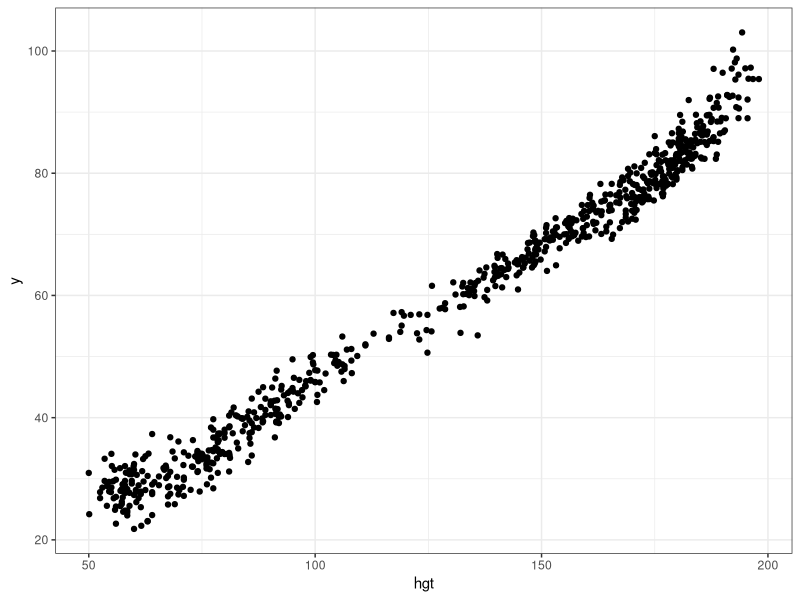
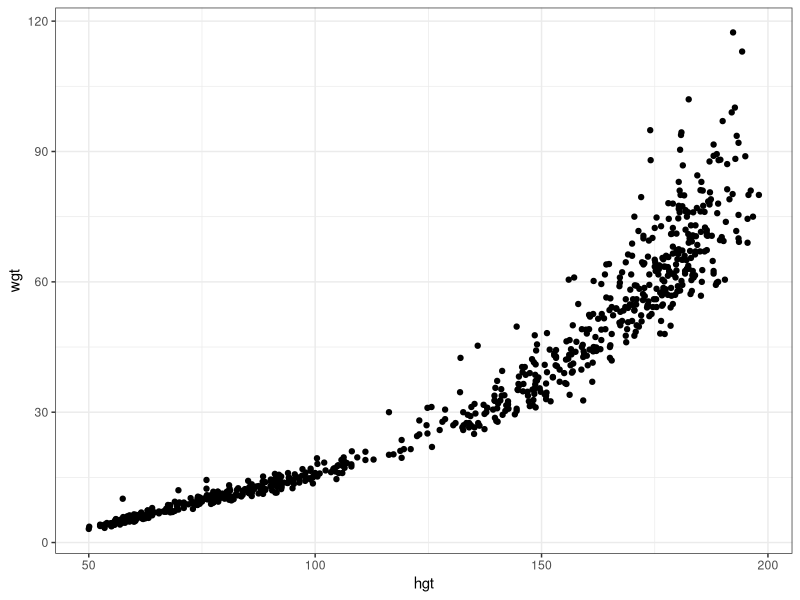
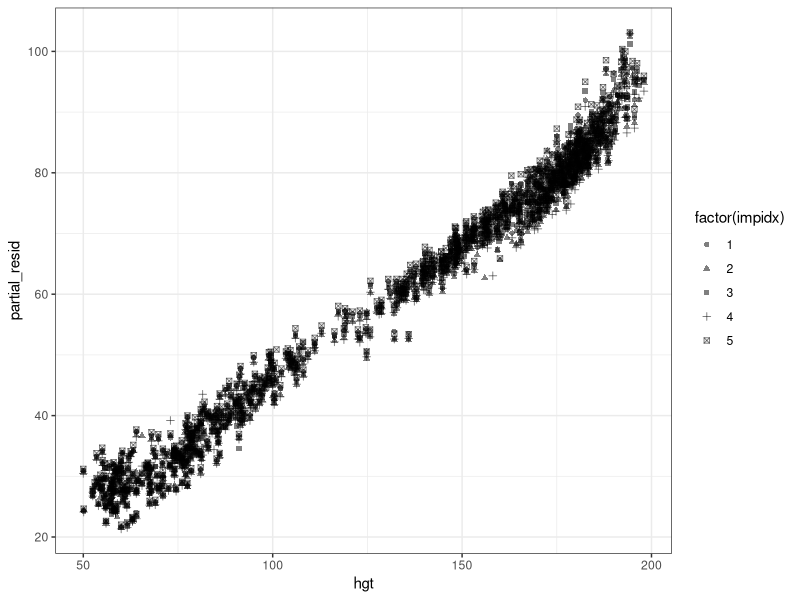

These figures' R source, in order:
## ---- chunk 1
#| output: false
library(mice)
library(ggplot2); theme_set(theme_bw())

df <- boys

nimps <- 5
imp <- mice(df, m = nimps, method = "pmm")
## ---- chunk 2
#| label: fig-partialresidualplot
#| fig-cap: "Partial residual plot on complete data"
df1 <- complete(imp, 1)

get_partial_resid <- function(data) {
  fit <- lm(wgt~., data=data)
  yresid <- resid(fit)
  return(yresid + coef(fit)['hgt'] * data$hgt)
}

plotdata1 <- data.frame(hgt=df1$hgt, y=get_partial_resid(df1))

ggplot(plotdata1, aes(x=hgt, y=y)) + geom_point()
## ---- chunk 3
#| label: fig-marginalplot
#| fig-cap: "marginal association between age and height"
ggplot(df1, aes(x=hgt, y=wgt)) + geom_point()
## ---- chunk 4
#| label: partialresiduals

impdfs <- complete(imp, "all")
impdfs <- lapply(impdfs, function(data) data.frame(data, partial_resid=get_partial_resid(data)))
impdfs <- lapply(1:nimps, function(i) data.frame(impdfs[[i]], impidx=i))
impdf_long <- do.call(rbind, impdfs)
## ---- chunk 5
#| label: fig-partialresidualimp
#| fig-cap: "partial residual plot with imputed datasets"
ggplot(impdf_long, aes(x=hgt, y=partial_resid)) + geom_point(aes(shape=factor(impidx)), alpha=0.5)
